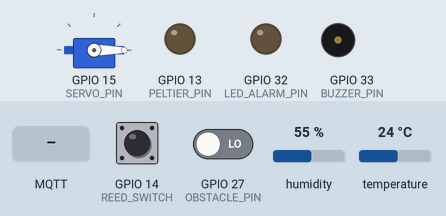
A sketch run on a simulated ESP32. Shown: servo, output pins drawn as LEDs (lit = HIGH), buzzer (waves = sounding, pin HIGH). Inputs (shaded band) come from the test bench; at power-on: temperature 24 °C, GPIO 27 (OBSTACLE_PIN) LOW, GPIO 14 (REED_SWITCH) HIGH, humidity 55 %. WiFi joins after 1.5 s; servers stay silent unless stated; a WiFi scan finds three made-up networks; no MQTT or app messages arrive unless stated; what the sketch prints to the serial monitor is not drawn.

Above: at 2.7 s.
2.8 s: temperature set to 20 °C
7.5 s: temperature set to 17 °C
At 8.3 s:
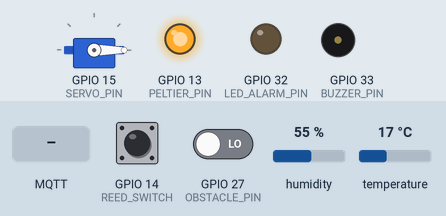
9.5 s: MQTT message "OPEN" arrives on the second subscribed topic
At 10.8 s:
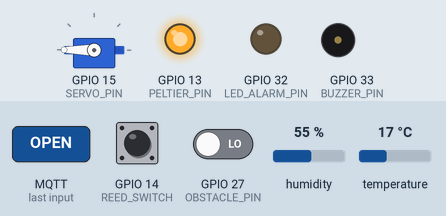
11.6 s: MQTT message "SANG" arrives on the first subscribed topic
At 13.3 s:
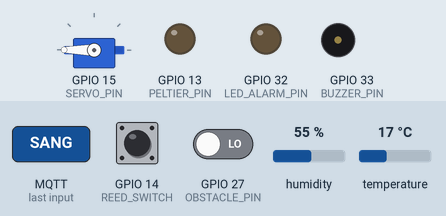
17.6 s: GPIO 27 (OBSTACLE_PIN) driven HIGH
At 19.6 s:
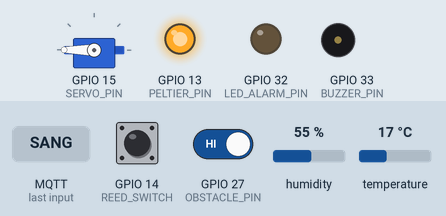
Timing chart, 0 to 20.7 s (numbered marks = the images above; inputs shaded):
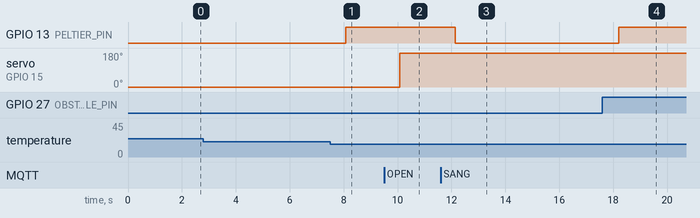

Measured:
- the behaviour switches between 19 and 18 °C on temperature (found by bisection; images 0 and 1)
- after the input at 2.8 s, every drawn part: stays the same
- after the input at 7.5 s, GPIO 13 (PELTIER_PIN): LOW → HIGH after 0.58 s
- after the input at 9.5 s, servo on GPIO 15 (SERVO_PIN): 0° → 180° after 0.58 s
- after the input at 11.6 s, GPIO 13 (PELTIER_PIN): HIGH → LOW after 0.53 s
- after the input at 17.6 s, GPIO 13 (PELTIER_PIN): LOW → HIGH after 0.61 s

The sketch:

medical_fridge_esp32.ino
```cpp
/*
 * Smart Medical Refrigerator - ESP32 Firmware
 * -----------------------------------------------
 * Reads temperature (DHT11), door state (reed switch), and content
 * presence (IR obstacle sensor), drives a Peltier cooling module and
 * a servo-controlled door, and publishes/subscribes over MQTT so a
 * Node-RED dashboard can supervise and control the fridge remotely.
 *
 *
 * NOTE: Wi-Fi/MQTT credentials below are placeholders - replace with
 * your own before flashing.
 */

#include <WiFi.h>
#include <PubSubClient.h>   // MQTT
#include <DHT.h>            // Temperature sensor
#include <ESP32Servo.h>     // Door servo

// ---------- Wi-Fi / MQTT configuration ----------
const char* ssid       = "YOUR_WIFI_SSID";
const char* password   = "YOUR_WIFI_PASSWORD";
const char* mqtt_server = "YOUR_MQTT_BROKER_IP";

// Reference access points used for Wi-Fi fingerprinting (indoor positioning)
const char* SSID_ROOM_A = "ROOM_A_AP_SSID";
const char* SSID_ROOM_C = "ROOM_C_AP_SSID";

// ---------- Pin mapping ----------
#define DHTPIN         4    // DHT11 temperature/humidity sensor
#define DHTTYPE        DHT11
#define PELTIER_PIN    13   // Peltier module (via MOSFET driver stage)
#define REED_SWITCH    14   // Door state (magnetic reed switch)
#define BUZZER_PIN     33   // Alert buzzer
#define LED_ALARM_PIN  32   // Alert LED
#define SERVO_PIN      15   // Door servo
#define OBSTACLE_PIN   27   // Content presence (IR obstacle sensor)

// ---------- Objects ----------
DHT dht(DHTPIN, DHTTYPE);
Servo doorServo;
WiFiClient espClient;
PubSubClient client(espClient);

// ---------- State ----------
float currentTemp = NAN;
float targetTemp = 22.0;         // Default target (overwritten by mode selection)
float currentHysteresis = 3.0;   // Default hysteresis band
unsigned long lastPublish = 0;
String currentLocation = "Unknown";
unsigned long doorOpenTime = 0;
bool doorTimerRunning = false;
bool obstacleDetected = false;

// ---------- Alarm helpers ----------
void stopAlarm() {
  digitalWrite(BUZZER_PIN, LOW);
  digitalWrite(LED_ALARM_PIN, LOW);
}

void playPreAlarm() {
  static unsigned long lastBeep = 0;
  static bool state = false;
  if (millis() - lastBeep > 1000) {
    lastBeep = millis();
    state = !state;
    digitalWrite(BUZZER_PIN, state);
    digitalWrite(LED_ALARM_PIN, state);
  }
}

void playCriticalAlarm() {
  static unsigned long lastToggle = 0;
  static bool state = false;
  if (millis() - lastToggle > 150) {
    lastToggle = millis();
    state = !state;
    digitalWrite(BUZZER_PIN, state);
    digitalWrite(LED_ALARM_PIN, state);
  }
}

// ---------- Indoor positioning (Wi-Fi RSSI fingerprinting) ----------
void updateIndoorLocation() {
  int n = WiFi.scanNetworks();
  long rssiA = -100, rssiC = -100;
  for (int i = 0; i < n; i++) {
    if (WiFi.SSID(i) == SSID_ROOM_A) rssiA = WiFi.RSSI(i);
    if (WiFi.SSID(i) == SSID_ROOM_C) rssiC = WiFi.RSSI(i);
  }
  if (rssiA == -100 && rssiC == -100) currentLocation = "Unknown";
  else if (rssiA > rssiC) currentLocation = "Room A";
  else currentLocation = "Room C";
  WiFi.scanDelete();
}

// ---------- Door security (open-door alarm) ----------
void handleDoorSecurity(bool doorOpen) {
  if (doorOpen) {
    if (!doorTimerRunning) {
      doorOpenTime = millis();
      doorTimerRunning = true;
    }
    unsigned long duration = millis() - doorOpenTime;
    if (duration > 30000) {
      playCriticalAlarm();
      doorServo.write(0); // force-close after 30s
    } else if (duration > 20000) {
      playPreAlarm();
    }
  } else {
    doorTimerRunning = false;
    stopAlarm();
  }
}

// ---------- MQTT callback (incoming commands) ----------
void callback(char* topic, byte* payload, unsigned int length) {
  String msg;
  for (unsigned int i = 0; i < length; i++) msg += (char)payload[i];

  if (String(topic) == "frigo/mode/set") {
    if (msg == "SANG")               { targetTemp = 4.0;  currentHysteresis = 2.0; } // Blood
    else if (msg == "PLAQUETTES")    { targetTemp = 22.0; currentHysteresis = 2.0; } // Platelets
    else if (msg == "VACCINS")       { targetTemp = 5.0;  currentHysteresis = 3.0; } // Vaccines
    else if (msg == "REACTIFS")      { targetTemp = 10.0; currentHysteresis = 2.0; } // Reagents
  }

  if (String(topic) == "frigo/servo/cmd") {
    if (msg == "OPEN")  doorServo.write(180);
    if (msg == "CLOSE") doorServo.write(0);
  }
}

// ---------- Wi-Fi / MQTT connection ----------
void setup_wifi() {
  Serial.print("Connecting to WiFi");
  WiFi.begin(ssid, password);
  while (WiFi.status() != WL_CONNECTED) {
    delay(500);
    Serial.print(".");
  }
  Serial.println("\nWiFi connected");
}

void reconnect() {
  while (!client.connected()) {
    if (client.connect("ESP32_Medical_Fridge")) {
      client.subscribe("frigo/mode/set");
      client.subscribe("frigo/servo/cmd");
    } else {
      delay(3000);
    }
  }
}

// ---------- Setup ----------
void setup() {
  Serial.begin(115200);

  pinMode(PELTIER_PIN, OUTPUT);
  pinMode(BUZZER_PIN, OUTPUT);
  pinMode(LED_ALARM_PIN, OUTPUT);
  pinMode(REED_SWITCH, INPUT_PULLUP);
  pinMode(OBSTACLE_PIN, INPUT);
  digitalWrite(PELTIER_PIN, LOW);
  stopAlarm();

  doorServo.attach(SERVO_PIN);
  doorServo.write(0);

  dht.begin();
  setup_wifi();

  client.setServer(mqtt_server, 1883);
  client.setCallback(callback);
}

// ---------- Main loop ----------
void loop() {
  if (!client.connected()) reconnect();
  client.loop();

  obstacleDetected = (digitalRead(OBSTACLE_PIN) == LOW);
  bool doorOpen = (digitalRead(REED_SWITCH) == LOW);
  currentTemp = dht.readTemperature();

  handleDoorSecurity(doorOpen);

  float tempMax = targetTemp + currentHysteresis;
  float tempMin = targetTemp - currentHysteresis;

  // Priority 1: no content -> Peltier OFF (energy saving + module lifespan)
  // Priority 2: content present -> hysteresis-based thermal regulation
  if (obstacleDetected && !isnan(currentTemp)) {
    if (currentTemp > tempMax) digitalWrite(PELTIER_PIN, LOW);       // active low -> ON
    else if (currentTemp < tempMin) digitalWrite(PELTIER_PIN, HIGH); // OFF
  } else {
    digitalWrite(PELTIER_PIN, HIGH); // OFF - fridge empty
  }

  if (millis() - lastPublish > 2000) {
    lastPublish = millis();
    updateIndoorLocation();

    Serial.printf("Temp: %.2f | Door: %s\n", currentTemp, doorOpen ? "OPEN" : "CLOSED");

    client.publish("frigo/temp/current", String(currentTemp).c_str());
    client.publish("frigo/door/status", doorOpen ? "OPEN" : "CLOSED");
    client.publish("frigo/obstacle", obstacleDetected ? "PLEIN" : "VIDE");
    client.publish("frigo/peltier/state", digitalRead(PELTIER_PIN) ? "OFF" : "ON");
    client.publish("frigo/location", currentLocation.c_str());
  }
}
```
